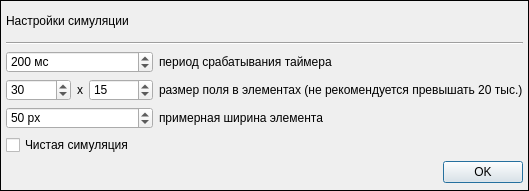
<?xml version="1.0" encoding="UTF-8"?>
<ui version="4.0">
 <class>Dialog</class>
 <widget class="QDialog" name="Dialog">
  <property name="geometry">
   <rect>
    <x>0</x>
    <y>0</y>
    <width>529</width>
    <height>191</height>
   </rect>
  </property>
  <property name="windowTitle">
   <string>Dialog</string>
  </property>
  <property name="styleSheet">
   <string notr="true">QDialog {border:1px solid black}</string>
  </property>
  <layout class="QVBoxLayout" name="verticalLayout" stretch="0,0,1,0">
   <property name="spacing">
    <number>6</number>
   </property>
   <property name="leftMargin">
    <number>6</number>
   </property>
   <property name="topMargin">
    <number>6</number>
   </property>
   <property name="rightMargin">
    <number>6</number>
   </property>
   <property name="bottomMargin">
    <number>6</number>
   </property>
   <item>
    <layout class="QHBoxLayout" name="horizontalLayout">
     <property name="spacing">
      <number>6</number>
     </property>
     <item>
      <widget class="QLabel" name="label">
       <property name="sizePolicy">
        <sizepolicy hsizetype="Fixed" vsizetype="Fixed">
         <horstretch>0</horstretch>
         <verstretch>0</verstretch>
        </sizepolicy>
       </property>
       <property name="font">
        <font>
         <pointsize>9</pointsize>
         <bold>false</bold>
        </font>
       </property>
       <property name="frameShadow">
        <enum>QFrame::Shadow::Plain</enum>
       </property>
       <property name="lineWidth">
        <number>3</number>
       </property>
       <property name="text">
        <string>Настройки симуляции</string>
       </property>
      </widget>
     </item>
     <item>
      <spacer name="horizontalSpacer">
       <property name="orientation">
        <enum>Qt::Orientation::Horizontal</enum>
       </property>
       <property name="sizeHint" stdset="0">
        <size>
         <width>40</width>
         <height>20</height>
        </size>
       </property>
      </spacer>
     </item>
     <item>
      <widget class="QPushButton" name="closePBtn">
       <property name="sizePolicy">
        <sizepolicy hsizetype="Fixed" vsizetype="Fixed">
         <horstretch>0</horstretch>
         <verstretch>0</verstretch>
        </sizepolicy>
       </property>
       <property name="minimumSize">
        <size>
         <width>30</width>
         <height>30</height>
        </size>
       </property>
       <property name="text">
        <string/>
       </property>
       <property name="icon">
        <iconset>
         <normaloff>res/close.png</normaloff>res/close.png</iconset>
       </property>
       <property name="iconSize">
        <size>
         <width>25</width>
         <height>25</height>
        </size>
       </property>
       <property name="flat">
        <bool>true</bool>
       </property>
      </widget>
     </item>
    </layout>
   </item>
   <item>
    <widget class="Line" name="line">
     <property name="orientation">
      <enum>Qt::Orientation::Horizontal</enum>
     </property>
    </widget>
   </item>
   <item>
    <layout class="QGridLayout" name="gridLayout" columnstretch="1,1">
     <property name="spacing">
      <number>6</number>
     </property>
     <item row="0" column="1">
      <widget class="QLabel" name="timerLbl">
       <property name="text">
        <string>период срабатывания таймера</string>
       </property>
      </widget>
     </item>
     <item row="1" column="1">
      <widget class="QLabel" name="fieldSizeLbl">
       <property name="text">
        <string>размер поля в элементах (не рекомендуется превышать 20 тыс.)</string>
       </property>
      </widget>
     </item>
     <item row="2" column="0">
      <widget class="QSpinBox" name="cellSBox">
       <property name="suffix">
        <string> px</string>
       </property>
       <property name="prefix">
        <string/>
       </property>
       <property name="minimum">
        <number>5</number>
       </property>
       <property name="maximum">
        <number>100</number>
       </property>
       <property name="singleStep">
        <number>5</number>
       </property>
       <property name="value">
        <number>50</number>
       </property>
      </widget>
     </item>
     <item row="1" column="0">
      <layout class="QHBoxLayout" name="horizontalLayout_2">
       <item>
        <widget class="QSpinBox" name="widthSBox">
         <property name="sizePolicy">
          <sizepolicy hsizetype="Minimum" vsizetype="Fixed">
           <horstretch>0</horstretch>
           <verstretch>0</verstretch>
          </sizepolicy>
         </property>
         <property name="minimum">
          <number>1</number>
         </property>
         <property name="maximum">
          <number>600</number>
         </property>
         <property name="singleStep">
          <number>10</number>
         </property>
         <property name="value">
          <number>30</number>
         </property>
        </widget>
       </item>
       <item>
        <widget class="QLabel" name="label_3">
         <property name="sizePolicy">
          <sizepolicy hsizetype="Fixed" vsizetype="Preferred">
           <horstretch>0</horstretch>
           <verstretch>0</verstretch>
          </sizepolicy>
         </property>
         <property name="text">
          <string>х</string>
         </property>
         <property name="alignment">
          <set>Qt::AlignmentFlag::AlignCenter</set>
         </property>
        </widget>
       </item>
       <item>
        <widget class="QSpinBox" name="heightSBox">
         <property name="wrapping">
          <bool>false</bool>
         </property>
         <property name="minimum">
          <number>1</number>
         </property>
         <property name="maximum">
          <number>600</number>
         </property>
         <property name="singleStep">
          <number>10</number>
         </property>
         <property name="value">
          <number>15</number>
         </property>
        </widget>
       </item>
      </layout>
     </item>
     <item row="0" column="0">
      <widget class="QSpinBox" name="timerSBox">
       <property name="suffix">
        <string> мс</string>
       </property>
       <property name="maximum">
        <number>5000</number>
       </property>
       <property name="singleStep">
        <number>50</number>
       </property>
       <property name="value">
        <number>200</number>
       </property>
      </widget>
     </item>
     <item row="2" column="1">
      <widget class="QLabel" name="label_4">
       <property name="text">
        <string>примерная ширина элемента</string>
       </property>
      </widget>
     </item>
     <item row="3" column="0">
      <widget class="QCheckBox" name="cleanSimulationCBox">
       <property name="text">
        <string>Чистая симуляция</string>
       </property>
      </widget>
     </item>
    </layout>
   </item>
   <item>
    <widget class="QDialogButtonBox" name="buttonBox">
     <property name="accessibleName">
      <string/>
     </property>
     <property name="accessibleDescription">
      <string/>
     </property>
     <property name="orientation">
      <enum>Qt::Orientation::Horizontal</enum>
     </property>
     <property name="standardButtons">
      <set>QDialogButtonBox::StandardButton::Ok</set>
     </property>
    </widget>
   </item>
  </layout>
 </widget>
 <resources/>
 <connections>
  <connection>
   <sender>buttonBox</sender>
   <signal>accepted()</signal>
   <receiver>Dialog</receiver>
   <slot>accept()</slot>
   <hints>
    <hint type="sourcelabel">
     <x>248</x>
     <y>254</y>
    </hint>
    <hint type="destinationlabel">
     <x>157</x>
     <y>274</y>
    </hint>
   </hints>
  </connection>
  <connection>
   <sender>buttonBox</sender>
   <signal>rejected()</signal>
   <receiver>Dialog</receiver>
   <slot>reject()</slot>
   <hints>
    <hint type="sourcelabel">
     <x>316</x>
     <y>260</y>
    </hint>
    <hint type="destinationlabel">
     <x>286</x>
     <y>274</y>
    </hint>
   </hints>
  </connection>
 </connections>
</ui>
